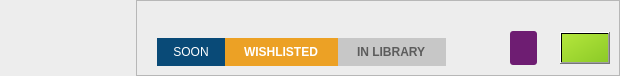
<?xml version="1.0" encoding="UTF-8"?>
<ui version="4.0">
 <class>StoreDiscoverItem</class>
 <widget class="QWidget" name="StoreDiscoverItem">
  <property name="geometry">
   <rect>
    <x>0</x>
    <y>0</y>
    <width>620</width>
    <height>76</height>
   </rect>
  </property>
  <property name="sizePolicy">
   <sizepolicy hsizetype="Preferred" vsizetype="Preferred">
    <horstretch>0</horstretch>
    <verstretch>0</verstretch>
   </sizepolicy>
  </property>
  <property name="minimumSize">
   <size>
    <width>0</width>
    <height>76</height>
   </size>
  </property>
  <property name="cursor">
   <cursorShape>PointingHandCursor</cursorShape>
  </property>
  <property name="windowTitle">
   <string>Form</string>
  </property>
  <property name="styleSheet">
   <string notr="true">background: rgb(237, 237, 237);</string>
  </property>
  <layout class="QHBoxLayout" name="rootLayout">
   <property name="spacing">
    <number>0</number>
   </property>
   <property name="leftMargin">
    <number>0</number>
   </property>
   <property name="topMargin">
    <number>0</number>
   </property>
   <property name="rightMargin">
    <number>0</number>
   </property>
   <property name="bottomMargin">
    <number>0</number>
   </property>
   <item>
    <widget class="QLabel" name="coverLabel">
     <property name="sizePolicy">
      <sizepolicy hsizetype="Fixed" vsizetype="Preferred">
       <horstretch>0</horstretch>
       <verstretch>0</verstretch>
      </sizepolicy>
     </property>
     <property name="minimumSize">
      <size>
       <width>136</width>
       <height>76</height>
      </size>
     </property>
     <property name="maximumSize">
      <size>
       <width>136</width>
       <height>16777215</height>
      </size>
     </property>
     <property name="text">
      <string notr="true"/>
     </property>
     <property name="textFormat">
      <enum>Qt::TextFormat::PlainText</enum>
     </property>
    </widget>
   </item>
   <item>
    <widget class="QFrame" name="infoFrame">
     <property name="frameShape">
      <enum>QFrame::Shape::StyledPanel</enum>
     </property>
     <property name="frameShadow">
      <enum>QFrame::Shadow::Raised</enum>
     </property>
     <layout class="QGridLayout" name="infoFrameLayout" columnstretch="1,0,0,0">
      <property name="leftMargin">
       <number>20</number>
      </property>
      <property name="horizontalSpacing">
       <number>8</number>
      </property>
      <item row="1" column="0" rowspan="2" alignment="Qt::AlignmentFlag::AlignLeft|Qt::AlignmentFlag::AlignBottom">
       <widget class="QWidget" name="statusHolder" native="true">
        <property name="styleSheet">
         <string notr="true">QLabel
{
	color: white;
	padding-bottom: 7px;
	padding-left: 16px;
	padding-right: 16px;
	padding-top: 7px;
}</string>
        </property>
        <layout class="QHBoxLayout" name="statusLayout">
         <property name="spacing">
          <number>0</number>
         </property>
         <property name="leftMargin">
          <number>0</number>
         </property>
         <property name="topMargin">
          <number>0</number>
         </property>
         <property name="rightMargin">
          <number>0</number>
         </property>
         <property name="bottomMargin">
          <number>0</number>
         </property>
         <item>
       <widget class="QLabel" name="upcomingLabel">
        <property name="styleSheet">
         <string notr="true">background-color: rgb(9, 74, 119);</string>
        </property>
        <property name="text">
         <string>SOON</string>
        </property>
        <property name="alignment">
         <set>Qt::AlignmentFlag::AlignCenter</set>
        </property>
       </widget>
         </item>
         <item>
          <widget class="QLabel" name="wishlistedLabel">
           <property name="font">
            <font>
             <bold>true</bold>
            </font>
           </property>
           <property name="styleSheet">
            <string notr="true">background: #eca125;</string>
           </property>
           <property name="text">
            <string>WISHLISTED</string>
           </property>
          </widget>
         </item>
         <item>
          <widget class="QLabel" name="ownedLabel">
           <property name="font">
            <font>
             <bold>true</bold>
            </font>
           </property>
           <property name="styleSheet">
            <string notr="true">background: #c7c7c7; color: #5c5c5c;</string>
           </property>
           <property name="text">
            <string>IN LIBRARY</string>
           </property>
          </widget>
         </item>
         <item>
          <spacer name="statusSpacer">
           <property name="orientation">
            <enum>Qt::Orientation::Horizontal</enum>
           </property>
           <property name="sizeHint" stdset="0">
            <size>
             <width>40</width>
             <height>20</height>
            </size>
           </property>
          </spacer>
         </item>
 </layout>
 </widget>
      </item>
      <item row="2" column="2">
       <widget class="QLabel" name="newPriceLabel">
        <property name="text">
         <string/>
        </property>
       </widget>
      </item>
      <item row="0" column="0" colspan="4">
       <widget class="QLabel" name="titleLabel">
        <property name="text">
         <string notr="true"/>
        </property>
        <property name="textFormat">
         <enum>Qt::TextFormat::PlainText</enum>
        </property>
        <property name="alignment">
         <set>Qt::AlignmentFlag::AlignLeading|Qt::AlignmentFlag::AlignLeft|Qt::AlignmentFlag::AlignTop</set>
        </property>
       </widget>
      </item>
      <item row="1" column="2">
       <widget class="QLabel" name="oldPriceLabel">
        <property name="font">
         <font>
          <pointsize>8</pointsize>
          <strikeout>true</strikeout>
         </font>
        </property>
        <property name="text">
         <string/>
        </property>
       </widget>
      </item>
      <item row="1" column="3" rowspan="2" alignment="Qt::AlignmentFlag::AlignHCenter|Qt::AlignmentFlag::AlignVCenter">
       <widget class="QPushButton" name="addToCartButton">
        <property name="styleSheet">
         <string notr="true">background-color: qlineargradient(spread:pad, x1:0, y1:0, x2:1, y2:1, stop:0 rgb(180, 230, 60), stop:1 rgb(140, 202, 39));
padding: 8px;</string>
        </property>
        <property name="text">
         <string/>
        </property>
        <property name="icon">
         <iconset resource="../resources.qrc">
          <normaloff>:/icons/cart-plus.svg</normaloff>:/icons/cart-plus.svg</iconset>
        </property>
       </widget>
      </item>
      <item row="1" column="1" rowspan="2" alignment="Qt::AlignmentFlag::AlignVCenter">
       <widget class="QLabel" name="discountLabel">
        <property name="styleSheet">
         <string notr="true">color: white; 
background-color: rgb(110, 29, 114); 
border-radius: 3px;
padding: 10px;</string>
        </property>
        <property name="text">
         <string notr="true"/>
        </property>
       </widget>
      </item>
     </layout>
    </widget>
   </item>
  </layout>
 </widget>
 <resources>
  <include location="../resources.qrc"/>
 </resources>
 <connections/>
</ui>
